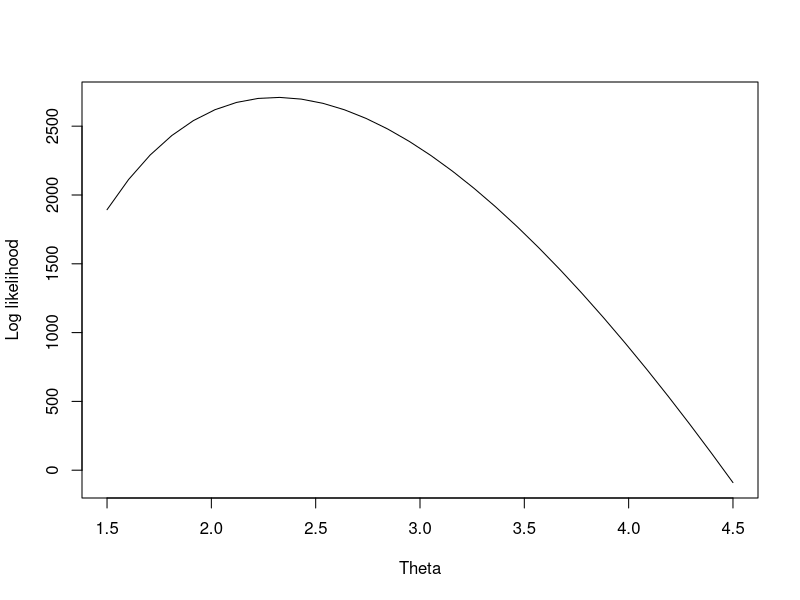

This chart was generated by the following R code:
library(ggplot2)
theta <- 2.3           # Choose a value for theta to be estimated
y <- runif(10000,0,1)
x <- y^(1/theta)     # 10000 samples of the desired power distribution
power_LL <- function(theta) {
      LL <- length(x)*log(theta)+(theta-1)*sum(log(x))
  }
theta1 <- seq(1.5,4.5,length.out=30)   # Theta search interval
z<- power_LL(theta1)
plot(theta1,z, type="l", xlab="Theta", ylab="Log likelihood")
sprintf("Theta=%4.2f is the numerical solution which maximizies Log Likelihood function of this distribution", theta1[which(z == max(z))])
sprintf("Theta=%4.2f is the analytical solution", (-1)*length(x)/sum(log(x)))
sprintf("Open the below plot and look at the Log Likelihood variations with theta")
